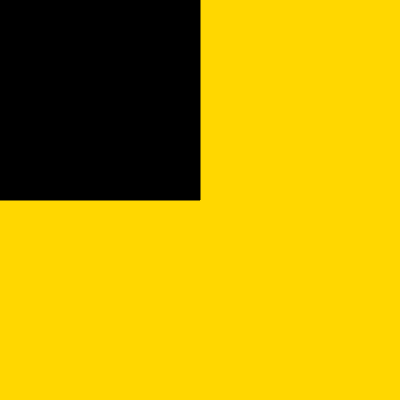
Frame 1 (no input)
Frame 60 (no input): identical to frame 1, image omitted
Frame 120 (the mouse pressed at the canvas centre since frame 60): blank canvas, image omitted

The p5.js sketch that drew this single still picture (run headless with seeded random() and noise() and a simulated clock; from frame 60 on, the mouse is pressed at the canvas centre):

// p5.js sketch
// ── sketch.js
    function setup() {
      createCanvas(400,400);

      fill(0);
    }
    function draw(){
      background(255, 215, 0);
      if(mouseX < 200 && mouseY < 200){
        rect(0, 0, 200, 200);
    }
        if(mouseX > 200 && mouseY < 200){
          rect(200, 0, 200, 200);
        }
          if(mouseX > 200 && mouseY > 200){
           rect(200, 200, 200, 200);
          }
          if(mouseX < 200 && mouseY > 200){
           rect(0, 200, 200, 200);
          }
    }
